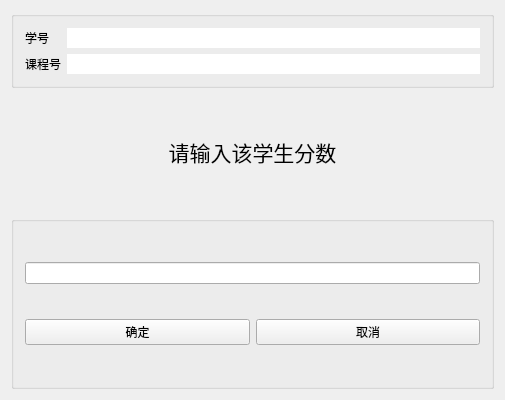
<?xml version="1.0" encoding="UTF-8"?>
<ui version="4.0">
 <class>grantpoint</class>
 <widget class="QWidget" name="grantpoint">
  <property name="geometry">
   <rect>
    <x>0</x>
    <y>0</y>
    <width>505</width>
    <height>400</height>
   </rect>
  </property>
  <property name="windowTitle">
   <string>grantpoint</string>
  </property>
  <layout class="QGridLayout" name="gridLayout_3" rowstretch="1,2,3">
   <item row="0" column="0">
    <widget class="QGroupBox" name="groupBox_2">
     <property name="title">
      <string/>
     </property>
     <layout class="QGridLayout" name="gridLayout_2" rowstretch="0,0">
      <item row="1" column="1">
       <widget class="QLineEdit" name="lineEdit_cno">
        <property name="enabled">
         <bool>true</bool>
        </property>
        <property name="frame">
         <bool>false</bool>
        </property>
        <property name="readOnly">
         <bool>true</bool>
        </property>
       </widget>
      </item>
      <item row="1" column="0">
       <widget class="QLabel" name="label_2">
        <property name="text">
         <string>课程号</string>
        </property>
       </widget>
      </item>
      <item row="0" column="0">
       <widget class="QLabel" name="label">
        <property name="text">
         <string>学号</string>
        </property>
       </widget>
      </item>
      <item row="0" column="1">
       <widget class="QLineEdit" name="lineEdit_sno">
        <property name="enabled">
         <bool>true</bool>
        </property>
        <property name="frame">
         <bool>false</bool>
        </property>
        <property name="readOnly">
         <bool>true</bool>
        </property>
       </widget>
      </item>
     </layout>
    </widget>
   </item>
   <item row="2" column="0">
    <widget class="QGroupBox" name="groupBox">
     <property name="title">
      <string/>
     </property>
     <layout class="QGridLayout" name="gridLayout">
      <item row="1" column="0">
       <widget class="QPushButton" name="ensurebtn">
        <property name="text">
         <string>确定</string>
        </property>
       </widget>
      </item>
      <item row="1" column="1">
       <widget class="QPushButton" name="exitbtn">
        <property name="text">
         <string>取消</string>
        </property>
       </widget>
      </item>
      <item row="0" column="0" colspan="2">
       <widget class="QLineEdit" name="lineEdit"/>
      </item>
     </layout>
    </widget>
   </item>
   <item row="1" column="0">
    <widget class="QLabel" name="label_3">
     <property name="font">
      <font>
       <pointsize>16</pointsize>
      </font>
     </property>
     <property name="text">
      <string>请输入该学生分数</string>
     </property>
     <property name="alignment">
      <set>Qt::AlignCenter</set>
     </property>
    </widget>
   </item>
  </layout>
 </widget>
 <layoutdefault spacing="6" margin="11"/>
 <resources/>
 <connections/>
</ui>
